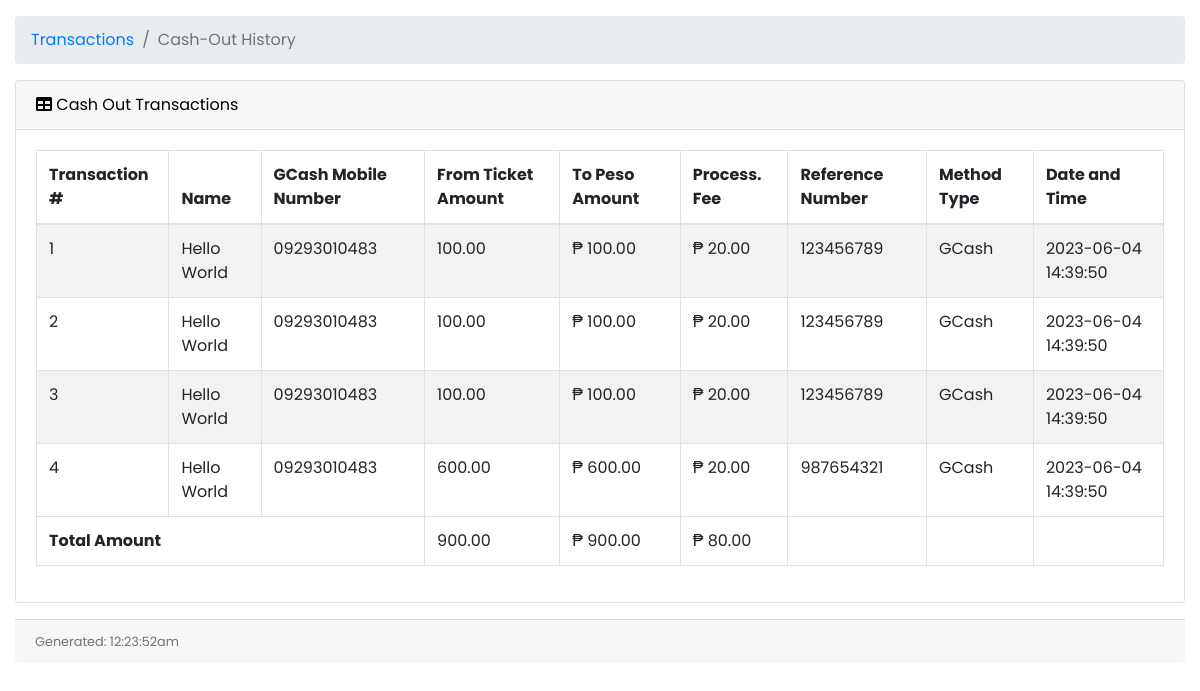
The app's page /user/cash-out-history.php (signed in), older data.
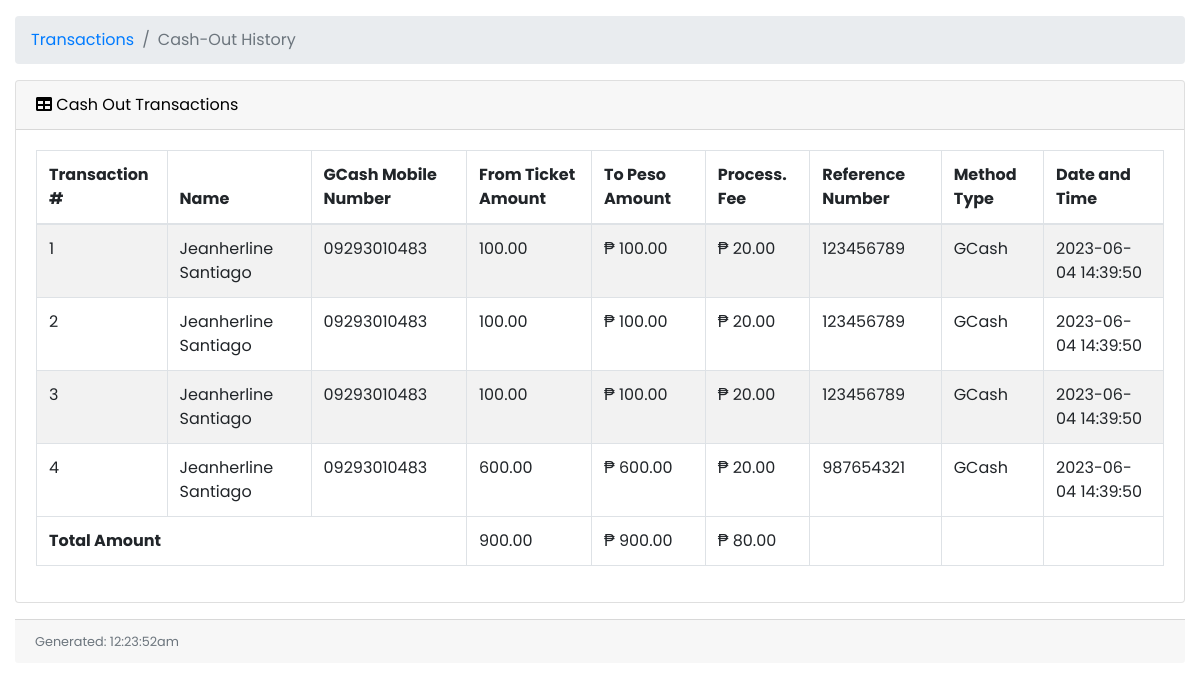
The same page, newer data.
### tables this page shows
CREATE TABLE `cico` (
  `cico_id` int(11) NOT NULL,
  `user_id` int(11) NOT NULL,
  `trans_type` varchar(15) NOT NULL,
  `gcash_mobile_number` varchar(20) NOT NULL,
  `peso_amount` decimal(10,2) NOT NULL,
  `ticket_amount` int(11) NOT NULL,
  `processing_fee` decimal(10,2) NOT NULL,
  `convenience_fee` decimal(10,2) NOT NULL,
  `reference_number` varchar(20) NOT NULL,
  `method_type` varchar(20) NOT NULL,
  `trans_stat` varchar(10) NOT NULL,
  `created_at` timestamp NOT NULL DEFAULT current_timestamp(),
  `updated_at` timestamp NOT NULL DEFAULT current_timestamp() ON UPDATE current_timestamp()
);

CREATE TABLE `user_profile` (
  `user_id` int(11) NOT NULL,
  `profile_photo` varchar(255) DEFAULT NULL,
  `first_name` varchar(30) NOT NULL,
  `middle_name` varchar(30) NOT NULL,
  `last_name` varchar(30) NOT NULL,
  `city_id` int(11) NOT NULL,
  `nationality` varchar(30) NOT NULL,
  `gender` varchar(10) NOT NULL,
  `birthdate` date NOT NULL,
  `email` varchar(50) NOT NULL,
  `password` varchar(255) NOT NULL,
  `ticket_balance` varchar(255) NOT NULL,
  `role` varchar(255) NOT NULL,
  `is_vaxxed` tinyint(1) NOT NULL DEFAULT 0,
  `vax_card` varchar(255) DEFAULT NULL,
  `is_agree` tinyint(1) NOT NULL DEFAULT 1,
  `created_at` timestamp NOT NULL DEFAULT current_timestamp(),
  `updated_at` timestamp NOT NULL DEFAULT current_timestamp() ON UPDATE current_timestamp()
);

### user/cash-out-history.php (the view, shortened to what the changed rows need)
<?php
include('../db.php');
?>
<!DOCTYPE html>
<html lang="en">
<head>
    <link href="vendor/fontawesome-free/css/all.min.css" rel="stylesheet" type="text/css">
    <link href="vendor/datatables/dataTables.bootstrap4.css" rel="stylesheet">
    <link href="vendor/css/sb-admin.css" rel="stylesheet">
</head>
<body id="page-top">
    <div id="wrapper">
        <div id="content-wrapper">
            <div class="container-fluid">
                <?php
                if ($_SESSION['role'] == "City Admin") {
                ?>
                    <div class="card mb-3">
                        <div class="card-body">
                            <div class="table-responsive">
                                <table class="table table-bordered table-striped table-hover" id="dataTable" width="100%" cellspacing="0">
                                    <thead>
                                        <tr>
                                            <th>Transaction #</th>
                                            <th>Name</th>
                                            <th>GCash Mobile Number</th>
                                            <th>From Ticket Amount</th>
                                            <th>To Peso Amount</th>
                                            <th>Process. Fee</th>
                                            <th>Reference Number</th>
                                            <th>Method Type</th>
                                            <th>Date and Time</th>
                                        </tr>
                                    </thead>
                                    <tbody>
                                        <?php
                                        $query = "SELECT cico.*, user_profile.*
                                        FROM cico
                                        INNER JOIN user_profile ON cico.user_id = user_profile.user_id
                                        WHERE cico.peso_amount > 0
                                        AND cico.trans_type = 'cash-out'
                                        AND cico.trans_stat = 'Successful'
                                        ORDER BY cico.created_at ASC";
                                        $stmt = $db->prepare($query);
                                        $stmt->execute();
                                        $result = $stmt->get_result();
                                        $count = 1;
                                        while ($row = $result->fetch_assoc()) {
                                            echo "<tr>";
                                            echo "<td>" . $count . "</td>";
                                            echo "<td>" . $row['first_name'] . " " . $row['last_name'] . "</td>";
                                            echo "<td>" . $row['gcash_mobile_number'] . "</td>";
                                            echo "<td>" . number_format($row['ticket_amount'], 2) . "</td>";
                                            echo "<td>₱ " . number_format($row['peso_amount'], 2) . "</td>";
                                            echo "<td>₱ " . number_format($row['processing_fee'], 2) . "</td>";
                                            echo "<td>" . $row['reference_number'] . "</td>";
                                            echo "<td>" . $row['method_type'] . "</td>";
                                            echo "<td>" . $row['created_at'] . "</td>";
                                            echo "</tr>";
                                            $count++;
                                        }
                                        ?>
                                    </tbody>
                                </table>
                            </div>
                        </div>
                    </div>
            </div>
    <?php
                }
    ?>
    </div>
    </div>
</body>
</html>

Row changes from the older to the newer data that the page shows:
changed through a linked row, cico (number 1 of 4 on the later page): user.first_name "Hello" → "Jeanherline"; user.last_name "World" → "Santiago"
changed through a linked row, cico (number 2 of 4 on the later page): user.first_name "Hello" → "Jeanherline"; user.last_name "World" → "Santiago"
changed through a linked row, cico (number 3 of 4 on the later page): user.first_name "Hello" → "Jeanherline"; user.last_name "World" → "Santiago"
changed through a linked row, cico (number 4 of 4 on the later page): user.first_name "Hello" → "Jeanherline"; user.last_name "World" → "Santiago"
